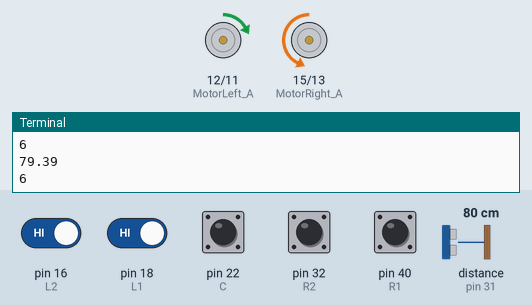
Recording of a program running on a simulated Raspberry Pi (header pin numbers). On the bench: motor-driver pin pairs drawn as motors (green arrow = first pin HIGH = forward, orange = second pin HIGH = backward, longer = more drive, scaled by the enable pin), the last lines printed to the terminal. The inputs (shaded band) are chosen by the test bench; at power-on: pin 16 (L2), pin 18 (L1), pin 22 (C), pin 32 (R2), pin 40 (R1) HIGH, distance to the obstacle (sensor on pin 31) 80 cm. The echo pulse lasts 58.3 µs per cm; the clock reads 2024-03-15 10:24:30 at power-on unless the program sets it.

Above: at 5.0 s.
5.1 s: distance to the obstacle (sensor on pin 31) set to 21 cm
7.7 s: distance to the obstacle (sensor on pin 31) set to 17 cm
At 9.8 s:
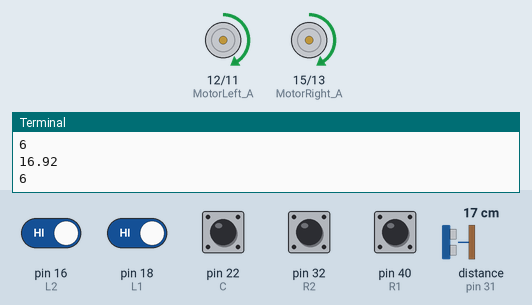
At 13.6 s:
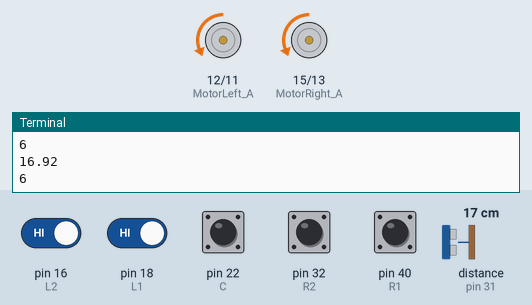
13.9 s: pin 16 (L2) driven LOW
At 16.6 s:
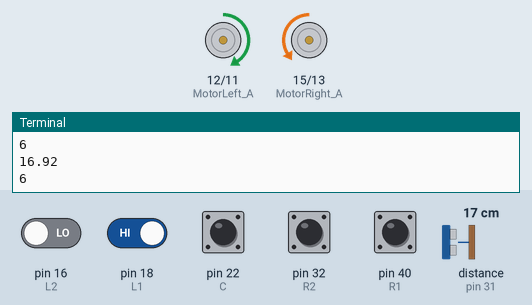
17.0 s: distance to the obstacle (sensor on pin 31) set to 167 cm
20.1 s: distance to the obstacle (sensor on pin 31) set to 175 cm
23.2 s: pin 18 (L1) driven LOW
Timing chart, 0 to 27.3 s (numbered marks = the images above; inputs shaded):
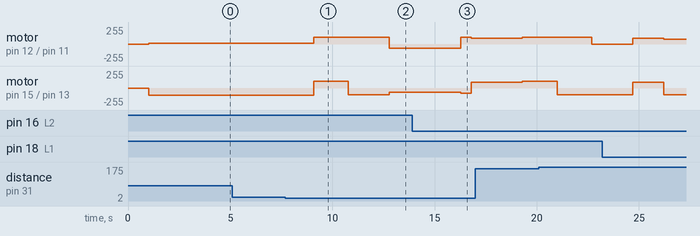

The program:

LineTrace.py
```python
from go_any import *
from Tracking_sensor import *
from ultrawave_sensor import *

try:
    LeftPwm.start(0)
    RightPwm.start(0)
    d = getDistance()
    print (d)
    s = getTrack()
    print (s)
    while (d > 18):
        d = getDistance()
        print (d)
        s = getTrack()
        print (s)
        linetrace(forward,s,43)
        time.sleep(0.001)
    time.sleep(1)
    PointTurn('right', 40, 0.7)
    time.sleep(1)
    go(forward, 40, 40, 1)
    time.sleep(1)
    PointTurn('left', 25, 1.5)
    time.sleep(1)
    s = getTrack()
    while (s == 6):
        go_any(forward,40,40)
        s = getTrack()
    time.sleep(1)
    go(forward, 30,40,0.5)
    PointTurn('right', 35, 1)
    d = getDistance()
    s = getTrack()
    while (d > 170):
        d = getDistance()
        print (d)
        s = getTrack()
        print (s)
        linetrace(forward,s,43)
        time.sleep(0.001)
    time.sleep(1)
    PointTurn('right', 40, 0.7)
    time.sleep(1)
    go(forward, 40, 40, 0.7)
    time.sleep(1)
    #PointTurn('left', 45, 1)
    go(forward, 40, 0, 1)
    s = getTrack()
    while (s == 6):
        go_any(forward, 30, 30)
        s = getTrack()
    time.sleep(1)
    PointTurn('right', 35, 1)
    while (d > 150):
        d = getDistance()
        print (d)
        s = getTrack()
        print (s)
        linetrace(forward,s,40)
        time.sleep(0.001)
except KeyboardInterrupt:
    # the speed of left motor will be set as LOW
    GPIO.output(MotorLeft_PWM, GPIO.LOW)
    # left motor will be stopped with function of ChangeDutyCycle(0)
    LeftPwm.ChangeDutyCycle(0)
    # the speed of right motor will be set as LOW
    GPIO.output(MotorRight_PWM, GPIO.LOW)
    # right motor will be stopped with function of ChangeDutyCycle(0)
    RightPwm.ChangeDutyCycle(0)
    # GPIO pin setup has been cleared
    GPIO.cleanup()
# =======================================================================
```

go_any.py
```python
######################################################################
### Date: 2017/11/13
### file name: go_any.py
### Purpose: this code has been generated for the three-wheeled moving
###         object to do straight move
######################################################################

# import GPIO library
import RPi.GPIO as GPIO
import time

# set GPIO warnings as flase
GPIO.setwarnings(False)

# set up GPIO mode as BOARD
GPIO.setmode(GPIO.BOARD)

# ======================================================================
# set the forward and backward as True and False
#=======================================================================
forward = True
backward = False

# =======================================================================
# declare the pins of 12, 11, 35 in the Rapberry Pi
# as the left motor control pins in order to control left motor
# left motor needs three pins to be controlled
# =======================================================================
MotorLeft_A = 12
MotorLeft_B = 11
MotorLeft_PWM = 35

# =======================================================================
# declare the pins of 15, 13, 37 in the Rapberry Pi
# as the right motor control pins in order to control right motor
# right motor needs three pins to be controlled
# =======================================================================
MotorRight_A = 15
MotorRight_B = 13
MotorRight_PWM = 37


# ===========================================================================
# Control the DC motor to make it rotate clockwise, so the car will
# move forward.
# if you have different direction, you need to change HIGH to LOW
# or LOW to HIGH,in MotorLeft_A
# and LOW to HIGH or HIGH to LOW in MotorLeft_B
# if you have different direction, you need to change HIGH to LOW
# or LOW to HIGH in MotorLeft_A
# and LOW to HIGH or HIGH to LOW in MotorLeft_B
# ===========================================================================

# ===========================================================================
def Setleftmotor(direction):
    # Set rightmotor ready to move
    # direction is True if you want to move forward
    # direction is False if you want to move backward
    if direction == True:
        GPIO.output(MotorLeft_A, GPIO.HIGH)
        GPIO.output(MotorLeft_B, GPIO.LOW)
    elif direction == False:
        GPIO.output(MotorLeft_A, GPIO.LOW)
        GPIO.output(MotorLeft_B, GPIO.HIGH)
    else:
        print
        'Config Error'


# ===========================================================================

# ===========================================================================
def Setrightmotor(direction):
    # Set rightmotor ready to move
    # direction is True if you want to move forward
    # direction is False if you want to move backward
    if direction == True:
        GPIO.output(MotorRight_A, GPIO.LOW)
        GPIO.output(MotorRight_B, GPIO.HIGH)
    elif direction == False:
        GPIO.output(MotorRight_A, GPIO.HIGH)
        GPIO.output(MotorRight_B, GPIO.LOW)
    else:
        print
        'config Error'


# ===========================================================================
# ===========================================================================
# because the connetions between motors (left motor) and Rapberry Pi has been
# established, the GPIO pins of Rapberry Pi
# such as MotorLeft_A, MotorLeft_B, and MotorLeft_PWM
# should be clearly declared whether their roles of pins
# are output pin or input pin
# ===========================================================================

GPIO.setup(MotorLeft_A, GPIO.OUT)
GPIO.setup(MotorLeft_B, GPIO.OUT)
GPIO.setup(MotorLeft_PWM, GPIO.OUT)

# ===========================================================================
# because the connetions between motors (right motor) and Rapberry Pi has been
# established, the GPIO pins of Rapberry Pi
# such as MotorLeft_A, MotorLeft_B, and MotorLeft_PWM
# should be clearly declared whether their roles of pins
# are output pin or input pin
# ===========================================================================

GPIO.setup(MotorRight_A, GPIO.OUT)
GPIO.setup(MotorRight_B, GPIO.OUT)
GPIO.setup(MotorRight_PWM, GPIO.OUT)

# =======================================================================
# create left pwm object to control the speed of left motor
# =======================================================================
LeftPwm = GPIO.PWM(MotorLeft_PWM, 100)

# =======================================================================
# create right pwm object to control the speed of right motor
# =======================================================================
RightPwm = GPIO.PWM(MotorRight_PWM, 100)


# =======================================================================
#  go_any method has been generated for the three-wheeled moving
#  objec to move for the direction without any limitation of running_time
#  direction is forward or backward
def go_any(direction, Rspeed, Lspeed):
    # set the left and right motor to go to the selected direction.
    Setleftmotor(direction)
    Setrightmotor(direction)

    GPIO.output(MotorLeft_PWM, GPIO.HIGH)
    GPIO.output(MotorRight_PWM, GPIO.HIGH)
    # set the speed of the left motor to go
    LeftPwm.ChangeDutyCycle(Lspeed)
    # set the speed of the right motor to go
    RightPwm.ChangeDutyCycle(Rspeed)


# =======================================================================

# =======================================================================
# define the forward module
# forward has the parameters of speed and running_time
def go(direction, Rspeed, Lspeed, running_time):
    # set the left motor to go to the selected direction.
    Setleftmotor(direction)
    Setrightmotor(direction)

    GPIO.output(MotorLeft_PWM, GPIO.HIGH)
    GPIO.output(MotorRight_PWM, GPIO.HIGH)
    # set the speed of the left motor to go
    LeftPwm.ChangeDutyCycle(Lspeed)
    # set the speed of the right motor to go
    RightPwm.ChangeDutyCycle(Rspeed)
    # set the running time of the left motor to go
    time.sleep(running_time)


# =======================================================================
# =======================================================================
def PointTurn(direction, speed, running_time):
    if direction == 'left':
        # set the left motor to move backward
        Setleftmotor(False)

        # set the left motor pwm to be ready to go backward
        GPIO.output(MotorLeft_PWM, GPIO.HIGH)

        # set the right motor to move forward
        Setrightmotor(True)

        # set the right motor pwm to be ready to go forward
        GPIO.output(MotorRight_PWM, GPIO.HIGH)

        # set the speed of the left motor to go backward
        LeftPwm.ChangeDutyCycle(speed)
        # set the speed of the right motor to go forward
        RightPwm.ChangeDutyCycle(speed)
        # set the running time of the point turn
        time.sleep(running_time)

    elif direction == 'right':
        # set the left motor to move forward
        Setleftmotor(True)

        # set the left motor pwm to be ready to go forward
        GPIO.output(MotorLeft_PWM, GPIO.HIGH)

        # set the right motor to move backward
        Setrightmotor(False)

        # set the right motor pwm to be ready to go backward
        GPIO.output(MotorRight_PWM, GPIO.HIGH)

        # set the speed of the left motor go to forward
        LeftPwm.ChangeDutyCycle(speed)
        # set the speed of the right motor to go backward
        RightPwm.ChangeDutyCycle(speed)
        # set the running time of the point turn
        time.sleep(running_time)


# =======================================================================
# =======================================================================
def linetrace(direction, track, speed):
    if track == 0:
        go_any(direction, speed, speed)
    elif track == 1:
        go_any(direction, speed, speed)
    elif track == 2:
        go_any(direction, speed, speed*0.7)
    elif track == 3:
        go_any(direction, speed*0.7, speed)
    elif track == 4:
        go_any(direction, speed, speed*0.1)
    elif track == 5:
        go_any(direction, speed*0.1, speed)
    elif track == 6:
        go_any(direction, speed, speed*0.1)
# ========================================================================
# =======================================================================
def stop():
    # the speed of left motor will be set as LOW
    GPIO.output(MotorLeft_PWM, GPIO.LOW)
    # the speed of right motor will be set as LOW
    GPIO.output(MotorRight_PWM, GPIO.LOW)
    # left motor will be stopped with function of ChangeDutyCycle(0)
    LeftPwm.ChangeDutyCycle(0)
    # left motor will be stopped with function of ChangeDutyCycle(0)
    RightPwm.ChangeDutyCycle(0)
# =======================================================================
def pwm_setup():
    LeftPwm.start(0)
    RightPwm.start(0)


def pwm_low():
    GPIO.output(MotorLeft_PWM, GPIO.LOW)
    GPIO.output(MotorRight_PWM, GPIO.LOW)
    LeftPwm.ChangeDutyCycle(0)
    RightPwm.ChangeDutyCycle(0)
    GPIO.cleanup()
```

Tracking_sensor.py
```python
#########################################################################
### Date: 2017/11/13
### file name: Tracking_sensor.py
### Purpose: this code has been generated for the five-way tracking sensor
###         to perform the decision of direction
###
#########################################################################

# =======================================================================
# import GPIO library and time module
# =======================================================================
import RPi.GPIO as GPIO
import time

# =======================================================================
#  set GPIO warnings as false
# =======================================================================
GPIO.setwarnings(False)

# =======================================================================
# set up GPIO mode as BOARD
# =======================================================================
GPIO.setmode(GPIO.BOARD)

# =======================================================================
# declare the pins of 16, 18, 22, 40, 32 in the Rapberry Pi
# as the control pins of 5-way trackinmg sensor in order to
# control direction
#
#  L2    L1     C     R1     R2
#  16    18     22    40     32
#
# led turns on (1) : trackinmg sensor led detects white playground
# led turns off(0) : trackinmg sensor led detects black line

# L2 off : it means that moving object finds black line
#                   at the position of L2
#                   black line locates below the L2 of the moving object
#
# L1 off : it means that moving object finds black line
#                   at the position of L1
#                   black line locates below the L1 of the moving object
#
# C off : it means that moving object finds black line
#                   at the position of C
#                   black line locates below the C of the moving object
#
# R1 off : it means that moving object finds black line
#                   at the position of R1
#                   black line locates below the R1  of the moving object
#
# R2 off : it means that moving object finds black line
#                   at the position of R2
#                   black line locates below the R2 of the moving object
# =======================================================================

L2 = 16
L1 = 18
C = 22
R1 = 40
R2 = 32

# =======================================================================
# because the connetions between 5-way tracking sensor and Rapberry Pi has been
# established, the GPIO pins of Rapberry Pi
# such as leftmostled, leftlessled, centerled, rightlessled, and rightmostled
# should be clearly declared whether their roles of pins
# are output pin or input pin
# since the 5-way tracking sensor data has been detected and
# used as the input data, leftmostled, leftlessled, centerled, rightlessled, and rightmostled
# should be clearly declared as input
#
# =======================================================================

GPIO.setup(L2, GPIO.IN)
GPIO.setup(L1, GPIO.IN)
GPIO.setup(C, GPIO.IN)
GPIO.setup(R1, GPIO.IN)
GPIO.setup(R2, GPIO.IN)

# =======================================================================
# GPIO.input(leftmostled) method gives the data obtained from leftmostled
# leftmostled returns (1) : leftmostled detects white playground
# leftmostled returns (0) : leftmostled detects black line
#
#
# GPIO.input(leftlessled) method gives the data obtained from leftlessled
# leftlessled returns (1) : leftlessled detects white playground
# leftlessled returns (0) : leftlessled detects black line
#
# GPIO.input(centerled) method gives the data obtained from centerled
# centerled returns (1) : centerled detects white playground
# centerled returns (0) : centerled detects black line
#
# GPIO.input(rightlessled) method gives the data obtained from rightlessled
# rightlessled returns (1) : rightlessled detects white playground
# rightlessled returns (0) : rightlessled detects black line
#
# GPIO.input(rightmostled) method gives the data obtained from rightmostled
# rightmostled returns (1) : rightmostled detects white playground
# rightmostled returns (0) : rightmostled detects black line
#
# =======================================================================

# =======================================================================
def getTrack():

    L2s = GPIO.input(L2)
    L1s = GPIO.input(L1)
    Cs = GPIO.input(C)
    R1s = GPIO.input(R1)
    R2s = GPIO.input(R2)

    ### getTrack sensor the track and return each number to the circumstance
    ### return 0 : C off L2,L1,R1,R2 on
    ### return 1 : C,R1,L1 off L2,R2 on
    ### 0,1 means the car is on the correct direction
    ### return 2 : C,L1 off R1,R2,L2 on
    ### 2 means the car is slightly moved to the left
    ### return 3 : C,R1 off R2,L1,L2 on
    ### 3 means the car is slightly moved to the right
    ### return 4 : L2 off C on
    ### 4 means the car is completely moved to left
    ### return 5 : R2 off C on
    ### 5 means the car is completely moved to right
    ### return 6 : all on
    ### 6 means the car is completely out of track
    x = 0
    if Cs == 0:
        if L1s == 0:
            if R1s == 0:
                x = 1
            elif R1s == 1:
                x = 2
        elif L1s == 1:
            if R1s == 0:
                x = 3
        else:
            x = 0
    elif L1s == 0:
        x = 2
    elif R1s == 0:
        x = 3
    elif L2s == 0:
        x = 4
    elif R2s == 0:
        x = 5
    else:
        x = 6
    return x
# ==========================================================================
if __name__ == "__main__":
    try:
        while True:
            print(getTrack())
            time.sleep(1)

    except KeyboardInterrupt:
        GPIO.cleanup()
```

ultrawave_sensor.py
```python
######################################################################
### Date: 2017/11/13
### file name: ultrawave_sensor.py
### Purpose: this code has generated for the return
###         the distance between the moving object and obstacle
###         ultra sensor
######################################################################


import RPi.GPIO as GPIO # import GPIO librery
import time

GPIO.setmode(GPIO.BOARD)

trig=33
echo=31

#ultrasonic sensor setting
GPIO.setup(trig,GPIO.OUT)
GPIO.setup(echo,GPIO.IN)

def getDistance():
    GPIO.output(trig,False)
    time.sleep(0.5)
    GPIO.output(trig,True)
    time.sleep(0.00001)
    GPIO.output(trig,False)
    while GPIO.input(echo)==0:
        pulse_start=time.time()
    while GPIO.input(echo)==1:
        pulse_end=time.time()
    pulse_duration=pulse_end-pulse_start
    distance=pulse_duration*17000
    distance=round(distance,2)
    return distance
```

Measured:
- the behaviour switches between 19 and 18 cm on distance to the obstacle (sensor on pin 31) (found by bisection; images 0 and 1)
- after the input at 7.7 s, motor on pin 12 (MotorLeft_A) / pin 11 (MotorLeft_B): forward 11/255 → forward 102/255 after 1.4 s, → backward 64/255 3.7 s later; motor on pin 15 (MotorRight_A) / pin 13 (MotorRight_B): backward 110/255 → forward 102/255 after 1.4 s, → backward 102/255 1.7 s later, → backward 64/255 2.0 s later
- after the input at 13.9 s, motor on pin 12 (MotorLeft_A) / pin 11 (MotorLeft_B): backward 64/255 → forward 102/255 after 2.4 s instead of 1.4 s; motor on pin 15 (MotorRight_A) / pin 13 (MotorRight_B): backward 64/255 → backward 77/255 after 2.4 s, → forward 89/255 0.50 s later
